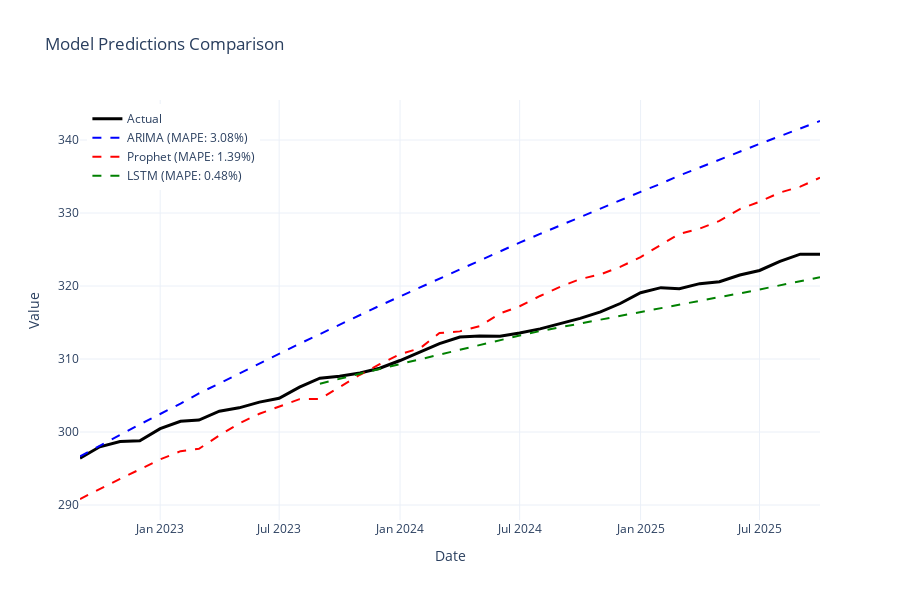
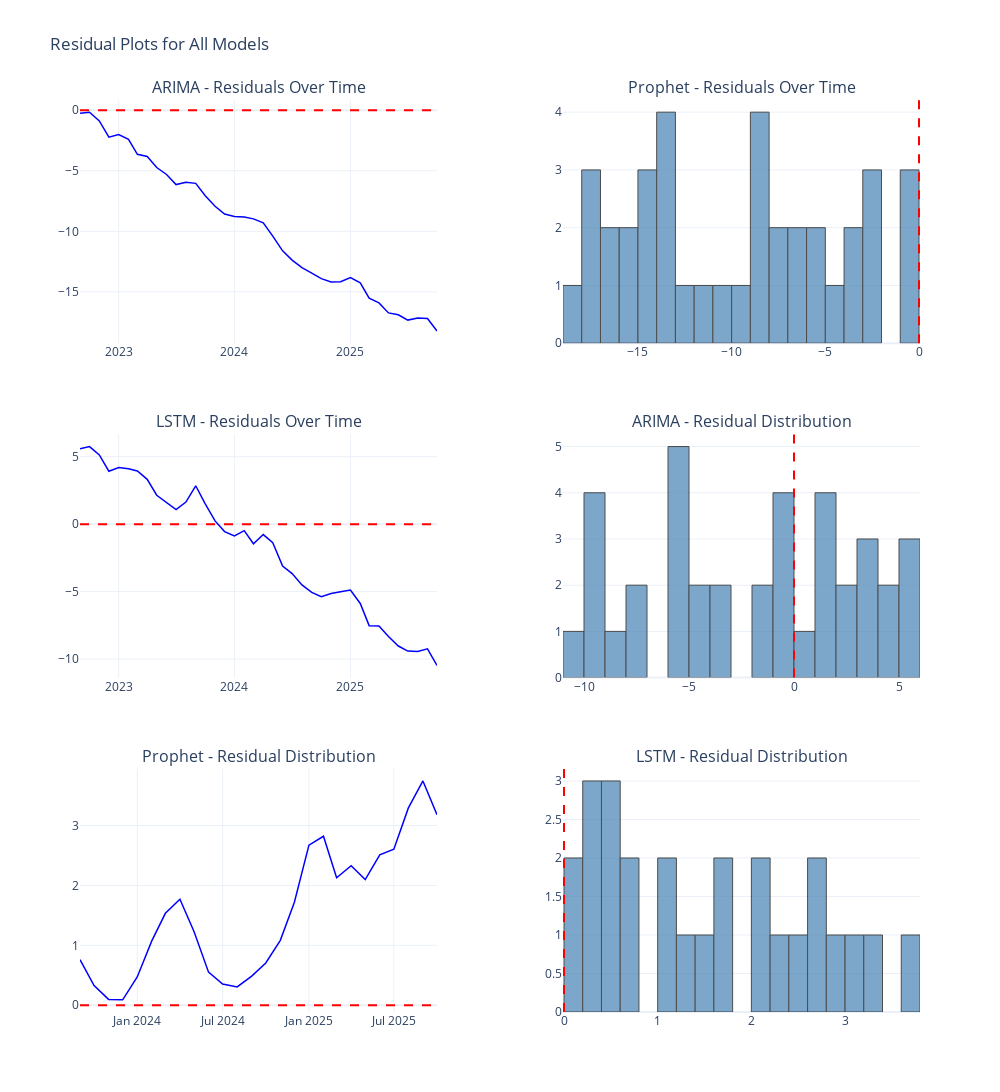

The code cell stored with these charts, in order, in its notebook:
### Code cell
results = complete_forecasting_workflow(
    data=economic_data,
    target_col='Consumer Price Index',  # or 'Consumer Price Index', etc.
    test_size=0.2
)
